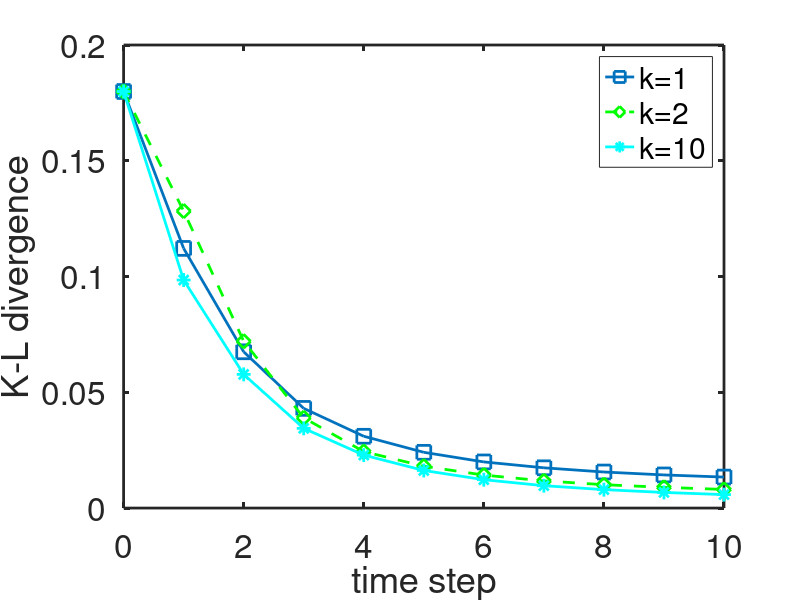
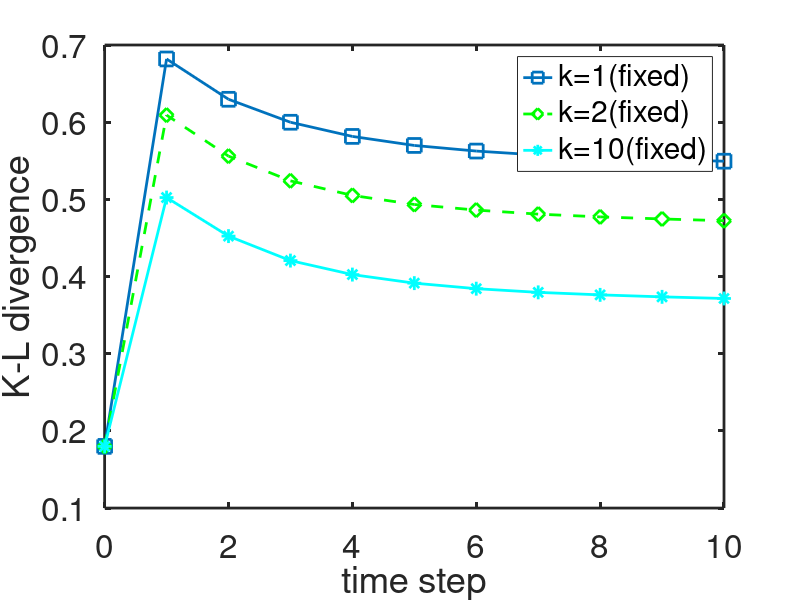

These charts were generated, in order, by the following MATLAB code:
clear all;close all;

comp = [0.179919282	0.112151858	0.067492497	0.043052455	0.031010132	0.02407839	0.019926313	0.017389092	0.015569729	0.014309472	0.013384862
0.179919282	0.128287452	0.072054489	0.038970913	0.024392982	0.018074945	0.014239462	0.011738689	0.01009105	0.008956038	0.008041352
0.179919282	0.098489442	0.057737682	0.034436584	0.022876661	0.016234447	0.012245808	0.009660947	0.00796161	0.006743228	0.005816124
];

comp2 = [0.179919282	0.681901439	0.629666867	0.599897117	0.581552299	0.569842773	0.562572059	0.55746251	0.554152308	0.551513737	0.549435859
0.179919282	0.609149468	0.55602359	0.523981967	0.505102344	0.493347713	0.486104758	0.480854391	0.477285691	0.47460298	0.472324055
0.179919282	0.502337062	0.452367091	0.420653265	0.402527642	0.391426632	0.384264256	0.379488975	0.37624719	0.373675409	0.371567167
];
% 
% 
% comp = [0.179919282	0.443459623	0.292742999	0.233375098	0.228326735	0.244712108	0.254597582	0.261975656	0.267882775	0.271767932
% 0.179919282	0.181269471	0.142279152	0.120289616	0.107621729	0.100683222	0.096332814	0.093130671	0.091960885	0.088777745
% ];

% h00 = figure('position',[100 100 600 600],'Color',[1 1 1]);
% plot(0:size(comp,2)-1,comp(1,:),'s--');hold on;
% plot(0:size(comp,2)-1,comp(2,:),'r*-');hold on;
% legend('k=1','k=10');
% xlabel('time step');
% ylabel('K-L divergence');
% set(gca,'FontSize',14);
% 
% 

% 'g',x,y2,'b--o',x,y3,'c*'

h00 = figure('position',[100 100 600 600],'Color',[1 1 1]);
plot(0:size(comp,2)-1,comp(1,:),'s-','MarkerSize',10,'LineWidth',2);hold on;
plot(0:size(comp,2)-1,comp(2,:),'g--d','MarkerSize',10,'LineWidth',2);hold on;
plot(0:size(comp,2)-1,comp(3,:),'c*-','MarkerSize',10,'LineWidth',2);hold on;
legend('k=1','k=2','k=10');
xlabel('time step');
ylabel('K-L divergence');
set(gca,'FontSize',24,'LineWidth',2);


h01 = figure('position',[100 100 600 600],'Color',[1 1 1]);
plot(0:size(comp2,2)-1,comp2(1,:),'s-','MarkerSize',10,'LineWidth',2);hold on;
plot(0:size(comp2,2)-1,comp2(2,:),'g--d','MarkerSize',10,'LineWidth',2);hold on;
plot(0:size(comp2,2)-1,comp2(3,:),'c*-','MarkerSize',10,'LineWidth',2);hold on;
legend('k=1(fixed)','k=2(fixed)','k=10(fixed)');
xlabel('time step');
ylabel('K-L divergence');
set(gca,'FontSize',24,'LineWidth',2);